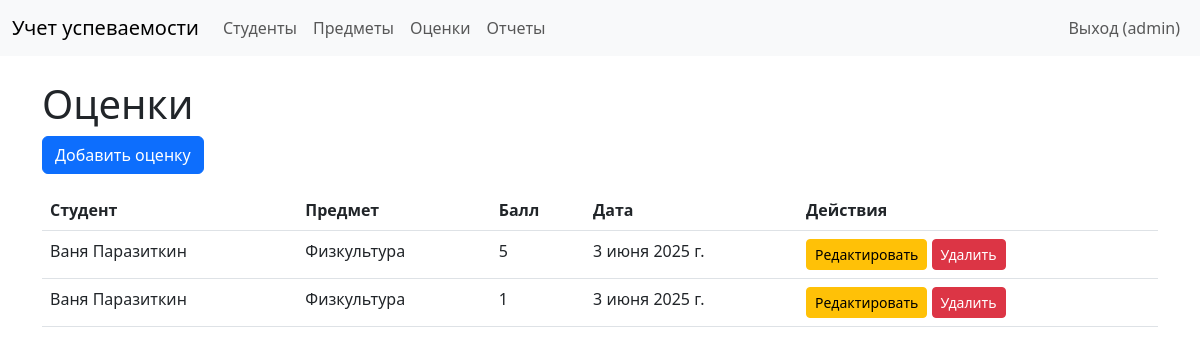
Before: /grades/ (signed in) with the older database file.
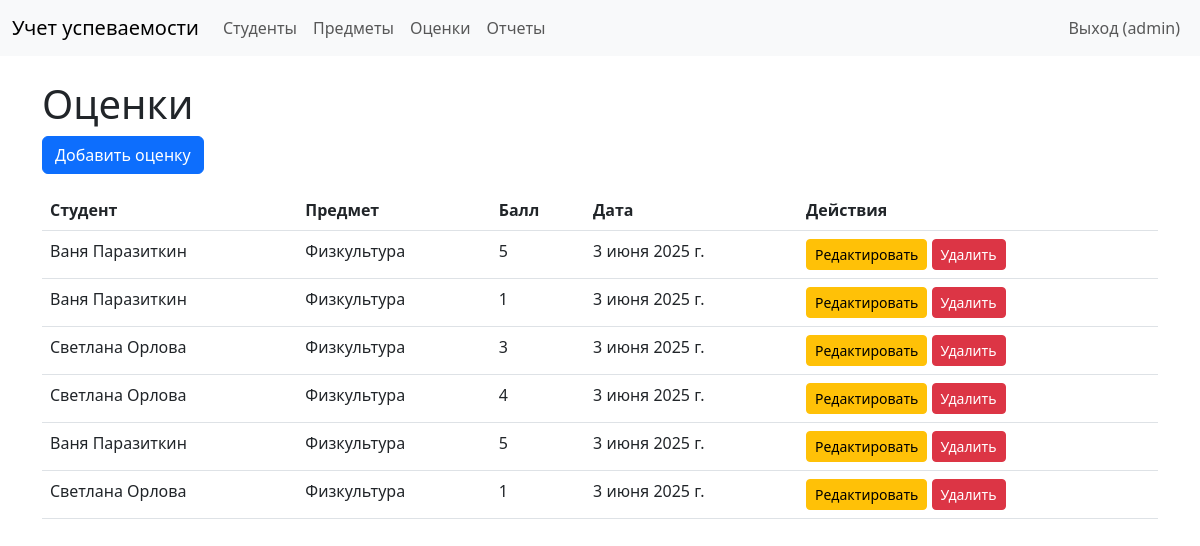
After: the same page with the newer database file.
### performance/models.py (models this page shows, shortened)
class Grade(models.Model):
    student = models.ForeignKey(Student, on_delete=models.CASCADE, related_name='grades')  # Связь со студентом
    subject = models.ForeignKey(Subject, on_delete=models.CASCADE, related_name='grades')  # Связь с предметом
    score = models.IntegerField()  # Оценка (например, от 0 до 100)
    date = models.DateField(auto_now_add=True)  # Дата выставления оценки

class Student(models.Model):
    user = models.OneToOneField(User, on_delete=models.CASCADE)  # Связь с моделью User
    first_name = models.CharField(max_length=100)  # Имя студента
    last_name = models.CharField(max_length=100)  # Фамилия студента
    group = models.CharField(max_length=50)  # Группа студента
    def __str__(self):
        return f"{self.first_name} {self.last_name}"

class Subject(models.Model):
    name = models.CharField(max_length=100)  # Название предмета
    description = models.TextField(blank=True)  # Описание предмета (опционально)
    def __str__(self):
        return self.name

### performance/views.py (the view)
# urls.py: path('grades/', views.grade_list, name='grade_list'),
@login_required
def grade_list(request):
    if is_student(request.user):
        try:
            student = Student.objects.get(user=request.user)
            grades = Grade.objects.filter(student=student)
        except Student.DoesNotExist:
            grades = []
    else:
        grades = Grade.objects.all()
    return render(request, 'performance/grade_list.html', {'grades': grades})

### performance/templatetags/performance_tags.py (called while the page is built)
@register.filter
def has_group(user, group_name):
    return user.groups.filter(name=group_name).exists()

### performance/views.py (called while the page is built)
def is_student(user):
    return user.groups.filter(name='Students').exists()

### templates/performance/grade_list.html
{% extends 'base.html' %}
{% load performance_tags %}
{% block content %}
    <h1>Оценки</h1>
    {% if user|has_group:"Teachers" or user|has_group:"Administrators" %}
        <a href="{% url 'grade_create' %}" class="btn btn-primary mb-3">Добавить оценку</a>
    {% endif %}
    <table class="table">
        <thead>
            <tr>
                <th>Студент</th>
                <th>Предмет</th>
                <th>Балл</th>
                <th>Дата</th>
                {% if user|has_group:"Teachers" or user|has_group:"Administrators" %}
                    <th>Действия</th>
                {% endif %}
            </tr>
        </thead>
        <tbody>
            {% for grade in grades %}
                <tr>
                    <td>{{ grade.student }}</td>
                    <td>{{ grade.subject }}</td>
                    <td>{{ grade.score }}</td>
                    <td>{{ grade.date }}</td>
                    {% if user|has_group:"Teachers" or user|has_group:"Administrators" %}
                        <td>
                            <a href="{% url 'grade_edit' grade.pk %}" class="btn btn-sm btn-warning">Редактировать</a>
                            <a href="{% url 'grade_delete' grade.pk %}" class="btn btn-sm btn-danger">Удалить</a>
                        </td>
                    {% endif %}
                </tr>
            {% empty %}
                <tr><td colspan="5">Оценки не найдены.</td></tr>
            {% endfor %}
        </tbody>
    </table>
{% endblock %}

### templates/base.html (shortened to what this page needs)
<!DOCTYPE html>
<html>
<head>
    <link href="https://cdn.jsdelivr.net/npm/bootstrap@5.3.0/dist/css/bootstrap.min.css" rel="stylesheet">
</head>
<body>
    <nav class="navbar navbar-expand-lg navbar-light bg-light">
        <div class="container-fluid">
            <a class="navbar-brand" href="{% url 'home' %}">Учет успеваемости</a>
            <div class="collapse navbar-collapse">
                <ul class="navbar-nav me-auto mb-2 mb-lg-0">
                    <li class="nav-item"><a class="nav-link" href="{% url 'student_list' %}">Студенты</a></li>
                    <li class="nav-item"><a class="nav-link" href="{% url 'subject_list' %}">Предметы</a></li>
                    <li class="nav-item"><a class="nav-link" href="{% url 'grade_list' %}">Оценки</a></li>
                    <li class="nav-item"><a class="nav-link" href="{% url 'reports' %}">Отчеты</a></li>
                </ul>
                <ul class="navbar-nav">
                    {% if user.is_authenticated %}
                        <li class="nav-item">
                            <form method="post" action="{% url 'logout' %}" class="d-inline">
                                <button type="submit" class="nav-link btn btn-link" style="text-decoration: none;">
                                    Выход ({{ user.username }})
                                </button>
                            </form>
                        </li>
                    {% else %}
                        <li class="nav-item"><a class="nav-link" href="{% url 'login' %}">Вход</a></li>
                    {% endif %}
                </ul>
            </div>
        </div>
    </nav>
    <div class="container mt-4">
        {% block content %}
        {% endblock %}
    </div>
</body>
</html>

Changed rows visible on the page:
added Grade: student "Светлана Орлова", subject "Физкультура", score "3", date "3 июня 2025 г."
added Grade: student "Светлана Орлова", subject "Физкультура", score "4", date "3 июня 2025 г."
added Grade: student "Ваня Паразиткин", subject "Физкультура", score "5", date "3 июня 2025 г."
added Grade: student "Светлана Орлова", subject "Физкультура", score "1", date "3 июня 2025 г."
